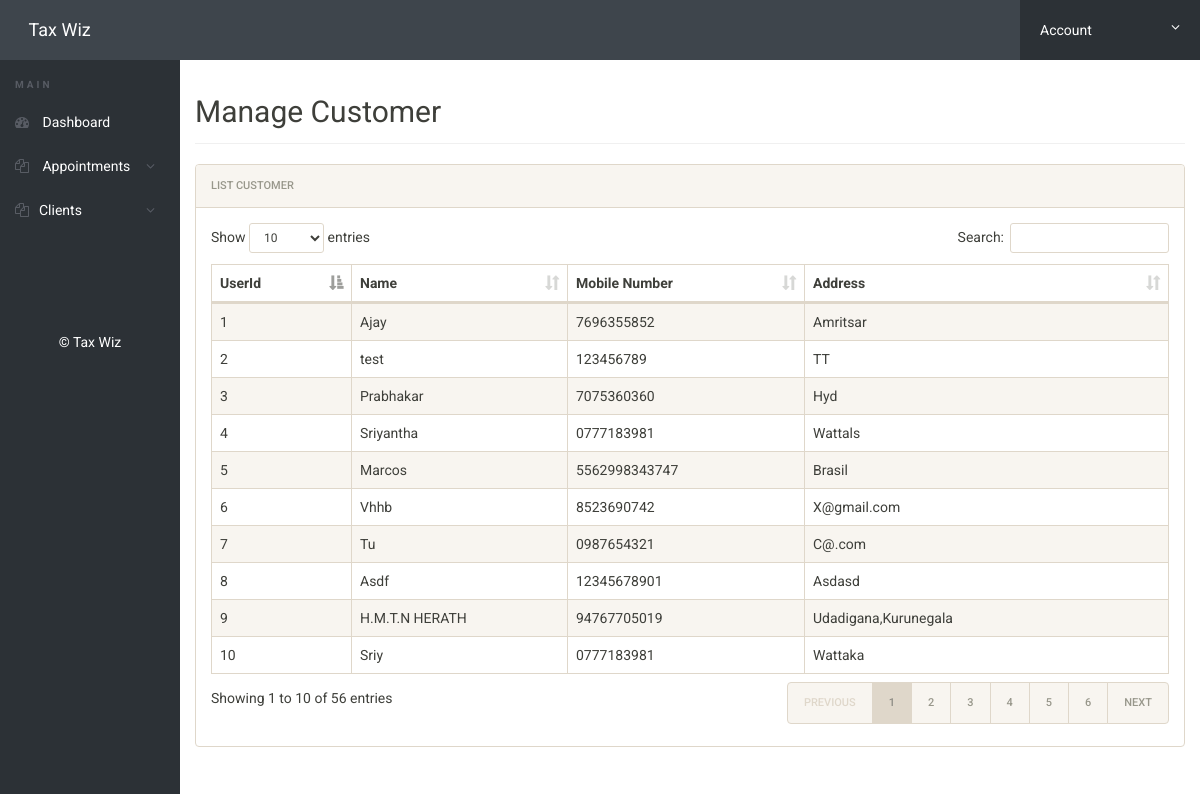
Page /manage-user.php (signed in) on the committed database.
### tables this page shows
CREATE TABLE `users` (
  `user_id` int(11) NOT NULL,
  `fname` varchar(100) NOT NULL,
  `email` varchar(50) NOT NULL,
  `password` varchar(200) NOT NULL,
  `mobile` varchar(30) NOT NULL,
  `address` varchar(300) NOT NULL
);

### manage-user.php (the view, shortened to what this page needs)
<?php
include('includes/config.php');
if(strlen($_SESSION['ScUriTe'])==0)
{
header('location:index.php');
}
else{
?>
<!doctype html>
<html lang="en" class="no-js">
  <head>
    <link rel="stylesheet" href="css/font-awesome.min.css">
    <link rel="stylesheet" href="css/bootstrap.min.css">
    <link rel="stylesheet" href="css/dataTables.bootstrap.min.css">
    <link rel="stylesheet" href="css/bootstrap-social.css">
    <link rel="stylesheet" href="css/bootstrap-select.css">
    <link rel="stylesheet" href="css/fileinput.min.css">
    <link rel="stylesheet" href="css/awesome-bootstrap-checkbox.css">
    <link rel="stylesheet" href="css/style.css">
  </head>
  <body>
    <?php include('includes/header.php');?>
    <div class="ts-main-content">
      <?php include('includes/leftbar.php');?>
      <div class="content-wrapper">
        <div class="container-fluid">
          <div class="row">
            <div class="col-md-12">
              <h2 class="page-title">Manage Customer
              </h2>
              <div class="panel panel-default">
                <div class="panel-heading">List Customer
                </div>
                <div class="panel-body">
                  <table id="zctb" class="display table table-striped table-bordered table-hover" cellspacing="0" width="100%">
                    <thead>
                      <tr>
                        <th>UserId
                        </th>
                        <th>Name
                        </th>
                        <th>Mobile Number
                        </th>
                        <th>Address
                        </th>
                      </tr>
                    </thead>
                    <tbody>
                      <?php $sql = "SELECT * from  users ";
$query = $dbh -> prepare($sql);
$query->execute();
$results=$query->fetchAll(PDO::FETCH_OBJ);
$cnt=1;
if($query->rowCount() > 0)
{
foreach($results as $result)
{				?>
                      <tr>
                        <td>
                          <?php echo htmlentities($result->user_id);?>
                        </td>
                        <td>
                          <?php echo htmlentities($result->fname);?>
                        </td>
                        <td>
                          <?php echo htmlentities($result->mobile);?>
                        </td>
                        <td>
                          <?php echo htmlentities($result->address);?>
                        </td>
                      </tr>
                      <?php $cnt=$cnt+1; }} ?>
                    </tbody>
                  </table>
                </div>
              </div>
            </div>
          </div>
        </div>
      </div>
    </div>
  </body>
</html>
<?php } ?>

### css/style.css (style rules this page uses)
html { font-size: 14px; }
@media only screen and (min-width: 480px) { html { font-size: 17px; } }
@media only screen and (min-width: 768px) { html { font-size: 14px; } }
body { font-size: 1em; }
.panel { overflow: hidden; }
.page-title { padding-bottom: 15px; margin-bottom: 20px; border-bottom: 1px solid #f0f0f0; }
.ts-main-content .content-wrapper { padding-top: 15px; margin-top: 60px; }
@media only screen and (min-width: 992px) { .ts-main-content .content-wrapper { margin-left: 180px; } }

### rows in the picture
users: user_id "1", fname "Ajay", mobile "7696355852", address "Amritsar"
users: user_id "2", fname "test", mobile "123456789", address "TT"
users: user_id "3", fname "Prabhakar", mobile "7075360360", address "Hyd"
users: user_id "4", fname "Sriyantha", mobile "0777183981", address "Wattals"
users: user_id "5", fname "Marcos", mobile "5562998343747", address "Brasil"
users: user_id "6", fname "Vhhb", mobile "8523690742", address "X@gmail.com"
users: user_id "7", fname "Tu", mobile "0987654321", address "C@.com"
users: user_id "8", fname "Asdf", mobile "12345678901", address "Asdasd"
users: user_id "9", fname "H.M.T.N HERATH", mobile "94767705019", address "Udadigana,Kurunegala"
users: user_id "10", fname "Sriy", mobile "0777183981", address "Wattaka"
